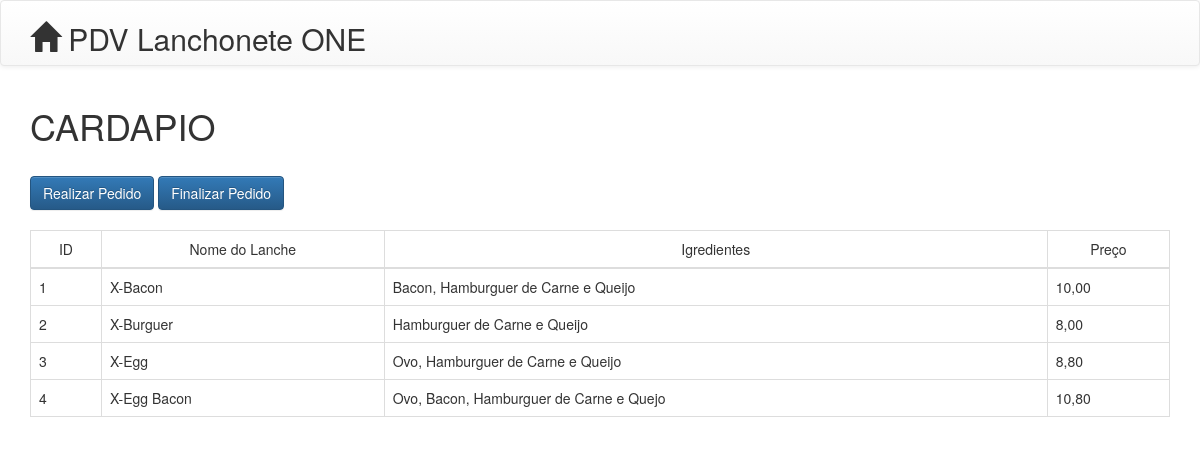
Screenshot of /index.php/blog with the database file from the repository.
### tables this page shows
CREATE TABLE `lanche` (
  `id` int(11) NOT NULL AUTO_INCREMENT,
  `nomel` varchar(45) NOT NULL,
  `descricao` varchar(45) NOT NULL,
  `valor` varchar(45) NOT NULL,
  PRIMARY KEY (`id`)
);

### application/controllers/Blog.php (called while the page is built, shortened)
<?php
class Blog extends CI_Controller {
    public function index(){
		$this->load->model('Produtomodel');
		$dados['busca'] = $this->Produtomodel->buscalanches();
		$this->load->view('blog/index', $dados);
	}
}

### index.php (called while the page is built, shortened)
<?php
require_once BASEPATH.'core/CodeIgniter.php';

### application/models/Produtomodel.php (called while the page is built, shortened)
<?php
class Produtomodel extends CI_Model {
    public function buscalanches (){
        return $this->db->get('lanche')->result_array();
    }
}

### application/views/blog/index.php (the view, shortened to what this page needs)
<!DOCTYPE html>
<html>
<head>
    <link rel="stylesheet" type="text/css" href="assets/css/bootstrap.min.css">
    <link rel="stylesheet" type="text/css" href="assets/css/bootstrap-theme.min.css">
</head>
<body>
    <div class="navbar navbar-default">
        <div class="container">
            <h2><span class="glyphicon glyphicon-home"></span> PDV Lanchonete ONE</h2>
        </div>
    </div>
     <div class="container">
        <h1>CARDAPIO</h1>
        <BR>
        <button type="button" class="btn btn-primary" data-toggle="modal" data-target="#myModalpedido"> Realizar Pedido </button>
        <button type="button" class="btn btn-primary" data-toggle="modal" data-target="#myModalfim"> Finalizar Pedido </button>
<BR><BR>
            <table class="table table-bordered table-resposive">
                <thead align="center">
                    <tr>
                        <td>ID</td>
                        <td>Nome do Lanche</td>
                        <td>Igredientes</td>
                        <td>Preço</td>
                    </tr>
                </thead>
                    <tbody>
                    <?php foreach($busca as $busca)  :?>
                        <tr>
                            <td><?= $busca ['id'] ?></td>
                            <td><?= $busca ['nomel'] ?></td>
                            <td><?= $busca ['descricao'] ?></td>
                            <td><?= $busca ['valor'] ?></td>
            </div>
            </tr>
                    <?php endforeach; ?>
</body>
</html>

### rows the page displays
lanche: id "1", nomel "X-Bacon", descricao "Bacon, Hamburguer de Carne e Queijo", valor "10,00"
lanche: id "2", nomel "X-Burguer", descricao "Hamburguer de Carne e Queijo", valor "8,00"
lanche: id "3", nomel "X-Egg", descricao "Ovo, Hamburguer de Carne e Queijo", valor "8,80"
lanche: id "4", nomel "X-Egg Bacon", descricao "Ovo, Bacon, Hamburguer de Carne e Quejo", valor "10,80"
